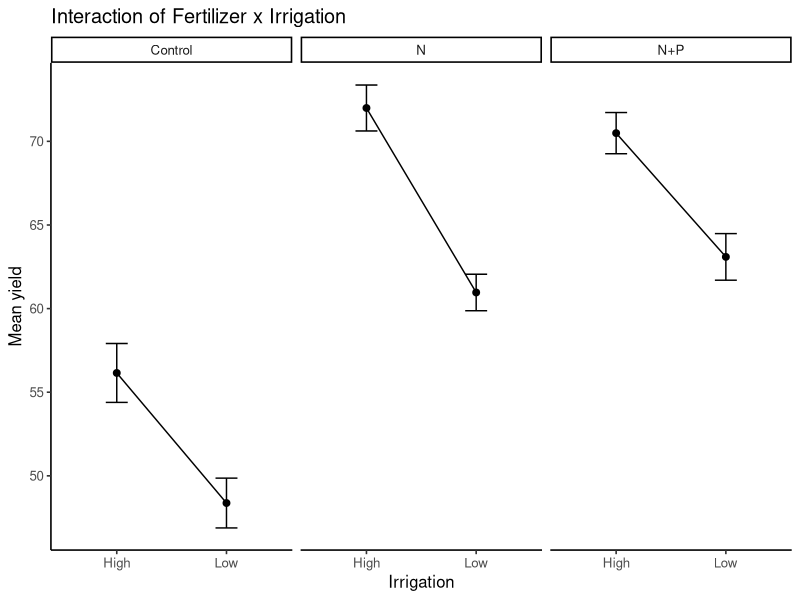

Source code (R):
# installing Packages
install.packages(c("tidyverse", "car", "emmeans", "effectsize", "performance", "broom", "kableExtra"))

library(tidyverse)

# Importing the dataset
d <- read.csv("cropdata.csv")

# Quick Exploratory Descriptive Analysis
summs <- d %>%
  group_by(fert, irr) %>%
  summarise(mean = mean(y), se = sd(y)/sqrt(n()), .groups = "drop")

# Quick Data Summary Visualization
library(ggplot2)
ggplot(summs, aes(irr, mean, group = fert))+
  geom_line() +
  geom_point(size = 2) +
  geom_errorbar(aes(ymin=mean-se, ymax=mean+se), width = .2)+
  facet_wrap(~fert, nrow = 1)+
  labs(x="Irrigation", y="Mean yield",
       title="Interaction of Fertilizer x Irrigation") +
  theme_classic(base_size = 12)